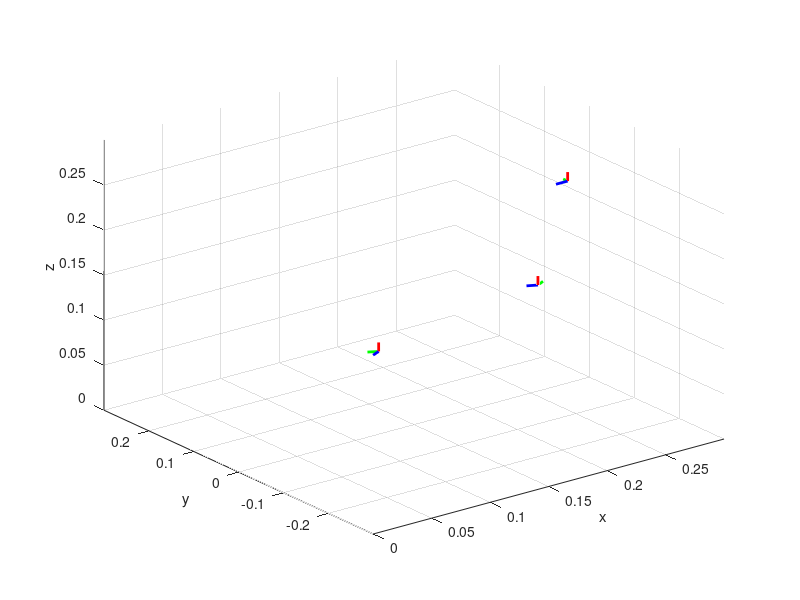

This figure's MATLAB source: (Note: this script raises an error after producing the figure.)
% RBE 501 Team 3 Task 1 Code
clear all; close all; clc;
addpath('mr')

vConst = 1.5;

%% Screws and Link Info
l1 = 36.076e-3; l2 = 60.10e-3; l3 = 128e-3; l4 = 24e-3; l5 = 124e-3; l6 = 133.4e-3;

S1 = [0 0 1 0 0 0]';
S2 = [0 1 0 -(l1+l2) 0 0]';
S3 = [0 1 0 -(l1+l2+l3) 0 l4]';
S4 = [0 1 0 -(l1+l2+l3) 0 (l4+l5)]';
Slist = cat(2,S1,S2,S3,S4);

M = [[0 0 -1 (l4+l5+l6)]; ...
    [0 1 0 0]; ...
    [1 0 0 (l1+l2+l3)]; ...
    [0 0 0 1]]; % Home Config of robot

A = [0.185 -0.185 0.185]'; % Locations to reach
B = [0.185 0.170 0.030]';

tA = atan2(A(2),A(1)) % Find base angle of rotation, assuming straight approach from J1
tB = atan2(B(2),B(1))

Tsd_A = [[0 -sin(tA) -cos(tA); 0 cos(tA) -sin(tA); 1 0 0] A; 0 0 0 1] % Desired transform
Tsd_B = [[0 -sin(tB) -cos(tB); 0 cos(tB) -sin(tB); 1 0 0] B; 0 0 0 1]

%% Plotting Derived Axes
xhatM = cat(2, (M(1:3,4)), (10e-3*M(1:3,1) + M(1:3,4)));
yhatM = cat(2, (M(1:3,4)), (10e-3*M(1:3,2) + M(1:3,4)));
zhatM = cat(2, (M(1:3,4)), (10e-3*M(1:3,3) + M(1:3,4)));
plot3(xhatM(1,:),xhatM(2,:),xhatM(3,:),'Color','r','LineWidth',2);
hold on; grid on; xlim([0 0.3]); ylim([-0.3 0.3]); zlim([0 0.3]); xlabel('x'); ylabel('y'); zlabel('z');
plot3(yhatM(1,:),yhatM(2,:),yhatM(3,:),'Color','g','LineWidth',2);
plot3(zhatM(1,:),zhatM(2,:),zhatM(3,:),'Color','b','LineWidth',2);

xhatA = cat(2, (A(1:3)), (10e-3*Tsd_A(1:3,1) + A(1:3)));
yhatA = cat(2, (A(1:3)), (10e-3*Tsd_A(1:3,2) + A(1:3)));
zhatA = cat(2, (A(1:3)), (10e-3*Tsd_A(1:3,3) + A(1:3)));
plot3(xhatA(1,:),xhatA(2,:),xhatA(3,:),'Color','r','LineWidth',2);
plot3(yhatA(1,:),yhatA(2,:),yhatA(3,:),'Color','g','LineWidth',2);
plot3(zhatA(1,:),zhatA(2,:),zhatA(3,:),'Color','b','LineWidth',2);

xhatB = cat(2, (B(1:3)), (10e-3*Tsd_B(1:3,1) + B(1:3)));
yhatB = cat(2, (B(1:3)), (10e-3*Tsd_B(1:3,2) + B(1:3)));
zhatB = cat(2, (B(1:3)), (10e-3*Tsd_B(1:3,3) + B(1:3)));
plot3(xhatB(1,:),xhatB(2,:),xhatB(3,:),'Color','r','LineWidth',2);
plot3(yhatB(1,:),yhatB(2,:),yhatB(3,:),'Color','g','LineWidth',2);
plot3(zhatB(1,:),zhatB(2,:),zhatB(3,:),'Color','b','LineWidth',2);

%% IK
guess_thetalistA = [deg2rad(-45) deg2rad(-5) deg2rad(24) deg2rad(-19)]';
guess_thetalistB = [deg2rad(42) deg2rad(53) deg2rad(36) deg2rad(-89)]';

for i = (tA+0.001):-0.0001:(tA-0.001)
    eomg = 0.001;
    ev = 0.0001;
    Tsd_A = [[0 -sin(i) -cos(i); 0 cos(i) -sin(i); 1 0 0] A; 0 0 0 1];
    [gen_thetalistA, success] = IKinSpace(Slist,M,Tsd_A,guess_thetalistA,eomg,ev);
    if success == 1
        disp(['Generated Theta Values for A: ', num2str(rad2deg(gen_thetalistA(:)'))]);
        break;
    else
        % disp('IK for A Failed');
    end
end

for j = (tB-0.001):0.0001:(tB+0.001)
    eomg = 0.001;
    ev = 0.0001;
    Tsd_B = [[0 -sin(j) -cos(j); 0 cos(j) -sin(j); 1 0 0] B; 0 0 0 1];
    [gen_thetalistB, success] = IKinSpace(Slist,M,Tsd_B,guess_thetalistB,eomg,ev);
    if success == 1
        disp(['Generated Theta Values for B: ', num2str(rad2deg(gen_thetalistB(:)'))]);
        break;
    else
        % disp('IK for B Failed');
    end
end

%% Task 2 LSPB with Stop at C - Current Position Control
Tsd_C = [[0 0 -1 0.185];[0 1 0 0];[1 0 0 0.2];[0 0 0 1]];
t0 = 0;
tf = 4.5;
qi = gen_thetalistA;

%generate joint angles for point c
thetalistc_guess = [deg2rad(0); deg2rad(-5); deg2rad(25); deg2rad(-20)];
[gen_thetalistC, success] = IKinSpace(Slist,M,Tsd_C,thetalistc_guess,eomg,ev);
qf = gen_thetalistC;

t2_p1_V_J1 = vConst*(qf(1)-qi(1))/tf;
t2_p1_V_J2 = vConst*(qf(2)-qi(2))/tf;
t2_p1_V_J3 = vConst*(qf(3)-qi(3))/tf;
t2_p1_V_J4 = vConst*(qf(4)-qi(4))/tf;

t2_p1_V = cat(1,t2_p1_V_J1,t2_p1_V_J2,t2_p1_V_J3,t2_p1_V_J4);

t2_p1_tb = mean((qi(:) - qf(:) + t2_p1_V(:)*tf)./t2_p1_V(:));

N = tf*100;
tpoints1 = linspace(0,tf,N);

for i=1:N
    t = tpoints1(i);
    for j = 1:4
        alpha = (t2_p1_V(j)/t2_p1_tb);
        if t <= t2_p1_tb
            t2_qs_p1(j,i) = qi(j) + alpha/2*t^2;
        elseif (t > t2_p1_tb && t <= (tf-t2_p1_tb))
            t2_qs_p1(j,i) = (qi(j) + qf(j) - t2_p1_V(j)*tf)/2 + t2_p1_V(j)*t;
        elseif t > (tf-t2_p1_tb) && t <= tf
            t2_qs_p1(j,i) =  qf(j) - alpha/2*tf^2 + alpha*tf*t - alpha/2*t^2;
        end
    end
end
t2_qs_p1 = rad2deg(t2_qs_p1);

for i = 1:100
    for j = 1:4
        t2_qs_stop(j,i) = rad2deg(qf(j));
    end
end

tpoints_stop = linspace(tf,tf+1,100);

qi = gen_thetalistC; qf = gen_thetalistB;

t2_p2_V_J1 = vConst*(qf(1)-qi(1))/tf;
t2_p2_V_J2 = vConst*(qf(2)-qi(2))/tf;
t2_p2_V_J3 = vConst*(qf(3)-qi(3))/tf;
t2_p2_V_J4 = vConst*(qf(4)-qi(4))/tf;

t2_p2_V = cat(1,t2_p2_V_J1,t2_p2_V_J2,t2_p2_V_J3,t2_p2_V_J4);

tb = (qi(1) - qf(1) + t2_p2_V_J1*tf)/t2_p2_V_J1;

tpoints2 = linspace(0,tf,N);

for i=1:N
    t = tpoints2(i);
    for j = 1:4
        alpha = (t2_p2_V(j)/tb);
        if t <= tb
            t2_qs_p2(j,i) = qi(j) + (t2_p2_V(j)/(2*tb))*t^2;
        elseif (t > tb && t <= (tf-tb))
            t2_qs_p2(j,i) = (qi(j) + qf(j) - t2_p2_V(j)*tf)/2 + t2_p2_V(j)*t;
        elseif t > (tf-tb) && t <= tf
            t2_qs_p2(j,i) =  qf(j) - alpha/2*tf^2 + alpha*tf*t - alpha/2 * t^2;
        end
    end
end
t2_qs_p2 = rad2deg(t2_qs_p2);

t2_qs = cat(2,t2_qs_p1,t2_qs_stop,t2_qs_p2);

tpoints2 = (tpoints2(:) + 5.5)';
tpoints = cat(2,tpoints1,tpoints_stop,tpoints2);

t2_vels = zeros(4,1000);
for i = 2:1000
    for j=1:4
        t2_vels(j,i) = (t2_qs(j,i) - t2_qs(j,i-1)) / (tpoints(i) - tpoints(i-1));
    end
end
% t2_vels = rad2deg(t2_vels);

t2_accs = zeros(4,999);
for i = 1:999
    for j = 1:4
        t2_accs(j,i) = (t2_vels(j,i+1) - t2_vels(j,i)) / (tpoints(i+1) - tpoints(i));
    end
end
% t2_accs = rad2deg(t2_accs);

t2_pos_plot = figure;
plot(tpoints,t2_qs(1,:)); hold on; grid on;
plot(tpoints,t2_qs(2,:));
plot(tpoints,t2_qs(3,:));
plot(tpoints,t2_qs(4,:));
xlabel('Time, $t$ (s)','fontsize',14,Interpreter='latex'); ylabel('Joint Position, $q$ (deg)','fontsize',14,Interpreter='latex')
legend('Joint 1','Joint 2','Joint 3','Joint 4','Location','best'); title('Joint Positions LSPB with Pause','fontsize',16,Interpreter='latex');
t2_vel_plot = figure;
plot(tpoints,t2_vels(1,:)); hold on; grid on;
plot(tpoints,t2_vels(2,:));
plot(tpoints,t2_vels(3,:));
plot(tpoints,t2_vels(4,:));
xlabel('Time, $t$ (s)','fontsize',16,Interpreter='latex'); ylabel('Joint Velocities, $\dot{q}$ ($\frac{\mathrm{deg}}{\mathrm{s}}$)','fontsize',14,Interpreter='latex')
legend('Joint 1','Joint 2','Joint 3','Joint 4','Location','best'); title('Joint Velocities LSPB with Pause','fontsize',16,Interpreter='latex');
t2_acc_plot = figure;
plot(tpoints(1:999),t2_accs(1,:)); hold on; grid on;
plot(tpoints(1:999),t2_accs(2,:));
plot(tpoints(1:999),t2_accs(3,:));
plot(tpoints(1:999),t2_accs(4,:));
xlabel('Time, $t$ (s)','fontsize',14,Interpreter='latex'); ylabel('Joint Accelerations, $\ddot{q}$ ($\frac{\mathrm{deg}}{\mathrm{s}^2}$)','fontsize',14,Interpreter='latex')
legend('Joint 1','Joint 2','Joint 3','Joint 4','Location','best'); title('Joint Accelerations LSPB with Pause','fontsize',16,Interpreter='latex');

%% Task 3 Stitched LSPB with Constant Velocity at C - Vel Control
qA = gen_thetalistA; qB = gen_thetalistB; qC = gen_thetalistC;

% Joint 1 - Constant Velocity LSPB
tf = 10;
t3_V_J1 = vConst*((qC(1) - qA(1)) + (qB(1) - qC(1)))./tf;
tb = (((qA(1) - qC(1)) + (qC(1) - qB(1))) + t3_V_J1*tf)/t3_V_J1;

N = 2000;
t3_tpoints = linspace(0,tf,N);

t3_vels = zeros(4,N);

for i = 1:N
    t = t3_tpoints(i);
    if t <= tb
        t3_vels(1,i) = t3_V_J1/(tb)*t;
    elseif (t > tb && t <= (tf-tb))
        t3_vels(1,i) = t3_V_J1;
    elseif(t > (tf-tb) && t <= tf)
        t3_vels(1,i) = t3_V_J1/tb*tf - t3_V_J1/tb*t;
    end
end

% Joints 2-4 - Zero Velocity at Waypoint

tf = 5;
t3A_V = zeros(4,1);
t3A_V(2:4) = vConst*(qC(2:4) - qA(2:4))/tf;
t3A_tb = mean((qA(2:4) - qC(2:4) + t3A_V(2:4)*tf) ./ (t3A_V(2:4)));
t3A_tpoints = linspace(0,tf,1000);

t3A_vels = zeros(4,1000);
for i = 1:1000
    for j = 2:4
        t = t3A_tpoints(i);
        if t <= t3A_tb
            t3A_vels(j,i) = t3A_V(j)/(t3A_tb)*t;
        elseif (t > t3A_tb && t <= (tf-t3A_tb))
            t3A_vels(j,i) = t3A_V(j);
        elseif(t > (tf-t3A_tb) && t <= tf)
            t3A_vels(j,i) = t3A_V(j)/t3A_tb*tf - t3A_V(j)/t3A_tb*t;
        end
    end
end

t3B_V = zeros(4,1);
t3B_V(2:4) = vConst*(qB(2:4) - qC(2:4))/tf;
t3B_tb = mean(((qC(2:4) - qB(2:4)) + t3B_V(2:4)*tf)./t3B_V(2:4));
t3B_tpoints = linspace(0,tf,1000);

t3B_vels = zeros(4,1000);
for i = 1:1000
    for j = 2:4
        t = t3B_tpoints(i);
        if t <= t3B_tb
            t3B_vels(j,i) = t3B_V(j)/(t3B_tb)*t;
        elseif (t > t3B_tb && t <= (tf-t3B_tb))
            t3B_vels(j,i) = t3B_V(j);
        elseif(t > (tf-t3B_tb) && t <= tf)
            t3B_vels(j,i) = t3B_V(j)/t3B_tb*tf - t3B_V(j)/t3B_tb*t;
        end
    end
end

t3B_tpoints = t3B_tpoints(:) + tf;
t3_vels = cat(2,t3A_vels,t3B_vels) + t3_vels;
t3_vels = rad2deg(t3_vels);

t3_qs_1 = cumtrapz(t3_tpoints,t3_vels(1,:)) + rad2deg(qA(1));
t3_qs_2 = cumtrapz(t3_tpoints,t3_vels(2,:)) + rad2deg(qA(2));
t3_qs_3 = cumtrapz(t3_tpoints,t3_vels(3,:)) + rad2deg(qA(3));
t3_qs_4 = cumtrapz(t3_tpoints,t3_vels(4,:)) + rad2deg(qA(4));

int_time = linspace(0,10,size(t3_qs_1,2));

t3_vels_plot = figure;
subplot(2,2,1);
plot(t3_tpoints,t3_vels(1,:)); grid on;
subplot(2,2,2);
plot(t3_tpoints,t3_vels(2,:)); grid on;
subplot(2,2,3);
plot(t3_tpoints,t3_vels(3,:)); grid on;
subplot(2,2,4);
plot(t3_tpoints,t3_vels(4,:)); grid on;
t3_vel_axes = axes(t3_vels_plot,'visible','off');
t3_vel_axes.Title.Visible='on';
t3_vel_axes.XLabel.Visible='on';
t3_vel_axes.YLabel.Visible='on';
ylabel(t3_vel_axes,'Joint Velocity, $\dot{q}$ ($\frac{\mathrm{deg}}{\mathrm{s}}$)','fontsize',14,Interpreter='latex');
xlabel(t3_vel_axes,'Time, $t$ (s)','fontsize',14,Interpreter='latex');
title(t3_vel_axes,'Joint Velocities for Stitched LSPB with Constant Velcoity Traversing Waypoint C','fontsize',16,Interpreter='latex');

t3_int_pos_plot = figure;
subplot(2,2,1);
plot(int_time,t3_qs_1); grid on;
subplot(2,2,2);
plot(int_time,t3_qs_2); grid on;
subplot(2,2,3);
plot(int_time,t3_qs_3); grid on;
subplot(2,2,4);
plot(int_time,t3_qs_4); grid on;
t3_int_axes = axes(t3_int_pos_plot,'visible','off');
t3_int_axes.Title.Visible='on';
t3_int_axes.XLabel.Visible='on';
t3_int_axes.YLabel.Visible='on';
ylabel(t3_int_axes,'Calculated Joint Positions, $q$ (deg)','fontsize',14,Interpreter='latex');
xlabel(t3_int_axes,'Time, $t$ (s)','fontsize',14,Interpreter='latex');
title(t3_int_axes,'Joint Positions for Stitched LSPB with Constant Velocity Traversing Waypoint C','fontsize',16,Interpreter='latex');

%% Task 4

l0 = 36.08 *10^(-3);%m between earth and j1
l1 = 60.25 *10^(-3); %m between j1 and j2
l2z = 127.85 *10^(-3);%m between j2 and j3
l2x = 24.81 *10^(-3);%m
l3 = 123.91 *10^(-3);%m between j3 and j4
l4 = 141.84 *10^(-3);%m between j4 and ee

M01 = [[1, 0, 0, -0.00431]; [0, 1, 0, -0.00101]; [0, 0, 1, 0.02479+l0/2]; [0, 0, 0, 1]];
M12 = [[1, 0, 0, 0.00192]; [0, 1, 0, -0.00065]; [0, 0, 1, 0.09653+l1-0.02479]; [0, 0, 0, 1]];
M23 = [[1, 0, 0, 0.08565+l2x-0.00192]; [0, 1, 0, -0.00050]; [0, 0, 1, 0.00163+l2z-0.09653]; [0, 0, 0, 1]];
M34 = [[1, 0, 0, 0.06252+l3-0.08565]; [0, 1, 0, 0]; [0, 0, 1, 0.00475]; [0, 0, 0, 1]];
M45 = [[0, 0, -1, l4-0.06525]; [0, 1, 0, 0]; [1, 0, 0, 0]; [0, 0, 0, 1]];

% inertia
m_motor = 0.087;
m_J2J3 = 0.059;
m_J3J4 = 0.039;
m_gripper = 0.216;

m_l1 = m_motor;
m_l2 = m_motor + m_J2J3;
m_l3 = m_motor + m_J3J4;
m_l4 = m_motor + m_gripper;

G1 = diag([31201*10^(-9), 30329*10^(-9), 19507*10^(-9), m_l1, m_l1, m_l1]);
G2 = diag([188396*10^(-9), 186754*10^(-9), 40911*10^(-9), m_l2, m_l2, m_l2]);
G3 = diag([23938*10^(-9), 121558*10^(-9), 132281*10^(-9), m_l3, m_l3, m_l3]);
G4 = diag([122201*10^(-9), 133733*10^(-9), 186759*10^(-9), m_l4, m_l4, m_l4]);
Glist = cat(3, G1, G2, G3, G4);
Mlist = cat(3, M01, M12, M23, M34, M45);

thetalist = gen_thetalistA;
dthetalist = zeros(4,1);
ddthetalist = zeros(4,1);
g = [0; 0; -9.8];

wrenchlist = [1 1.47 1.38 1.27 0.5 0.295 0.155];

% for i=1:7
%     force = wrenchlist(i);
%     Ftip = [0; 0; 0; 0; 0; -9.81*force];
%     taulist = InverseDynamics(thetalist, dthetalist, ddthetalist, g, Ftip, Mlist, Glist, Slist);
%     disp(taulist)
% end

taulist1 = [0.0195 0.0523 -1.0863 -0.2802]';
taulist2 = [0.0266 0.3059 -1.2591 -0.3185]';
taulist3 = [0.0284 0.3702 -1.3029 -0.3282]';
taulist4 = [0.0212 0.1129 -1.1275 -0.2893]';
taulist5 = [0.0311 0.4686 -1.3700 -0.3431]';
taulist6 = [0.0292 0.4005 -1.3236 -0.3328]';
taulist7 = [0.0269 0.3173 -1.2668 -0.3202]';
taulist8 = [0.0106 -0.2656 -0.8696 -0.2322]';
taulist9 = [0.0063 -0.4207 -0.7638 -0.2087]';
taulist10 = [0.0033 -0.5267 -0.6916 -0.1927]';

taulist = cat(2,taulist1,taulist2,taulist3,taulist4,taulist5,taulist6,taulist7,taulist8,taulist9,taulist10);

currentlist1 = [-1.6779 -351.2714 105.0698 -86.1333]';
currentlist2 = [4.8525 -301.0163 108.4967 -82.2824]';
currentlist3 = [40.1918 -376.2308 117.5688 -79.3286]';
i_1kg = [0 -441.2127 36.1831 -84.6559]';
i_1_47kg = [2.3620 -445.4246 63.5102 -80.8968]';
i_1_38kg = [40.1918 -376.2308 117.5688 -79.3286]';
i_1_27kg = [0.2110 -460.7284 62.5029 -83.8120]';
i_0_5kg = [-3.0885 -426.8798 -99.1979 -92.7884]';
i_0_295kg = [0 -429.6010 -79.5015 -87.7846]';
i_0_155kg = [0.0607 -439.6229 -60.5351 -82.5608]';

i_list = 0.001*cat(2, currentlist1, currentlist2, currentlist3, i_1kg, i_1_47kg, i_1_38kg, i_1_27kg, i_0_5kg, i_0_295kg, i_0_155kg);
% wrenchlist = [1 1.47 1.38 1.27 0.5 0.295 0.155];

figure
plot(i_list',taulist');
legend;

torque_const = taulist./i_list

torque_const_plot = figure;
plot(torque_const(1,:),'.-'); hold on;
plot(torque_const(2,:),'.-');
plot(torque_const(3,:),'.-');
plot(torque_const(4,:),'.-');
axis padded
legend("Joint 1","Joint 2","Joint 3","Joint 4");
title("Torque Constant Calculated from Each Sample",'fontsize',16,Interpreter="latex")
xlabel("Sample Number",'fontsize',14,Interpreter='latex'); ylabel("Torque Constant, $k_T$ ($\frac{\mathrm{Nm}}{\mathrm{A}}$)",'fontsize',14,Interpreter='latex');

torque_const_J1 = torque_const(1,:); torque_const_J1(4) = NaN; torque_const_J1(7) = NaN; torque_const_J1(9:10) = NaN;
kt_mean_J1 = mean(torque_const_J1,"omitmissing")
kt_std_J1 = std(torque_const_J1, "omitmissing")
kt_mean_J2 = mean(torque_const(2,:))
kt_std_J2 = std(torque_const(2,:))
kt_mean_J3 = mean(torque_const(3,:))
kt_std_J3 = std(torque_const(3,:))
kt_mean_J4 = mean(torque_const(4,:))
kt_std_J4 = std(torque_const(4,:))